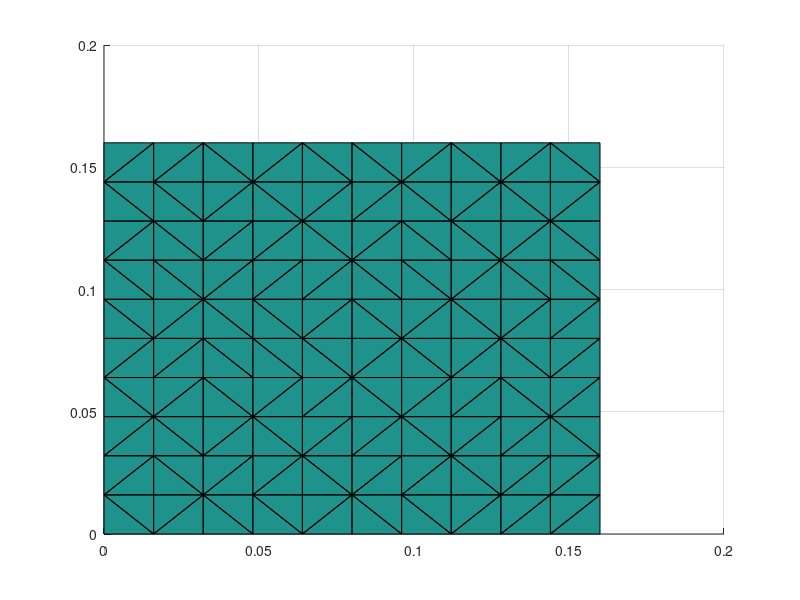

The MATLAB source for this figure: (Note: this script raises an error after producing the figure.)
%% Step 1: generate and plot mesh
clear all
[x,y,z]=ndgrid(0:.016:.16, 0:.016:.16,.09);
tri=delaunay(x,y);
p(:,1)=x(:); p(:,2)=y(:); p(:,3)=z(:);
trisurf(tri,p(:,1),p(:,2),p(:,3));
view(2)
clear x y z
%% Step 2: generate mesh data structures
addpath('./generateharmonics')
harmfile='tutorial_harmonics';
nlayers=1;
debug=1;
nke=30; %number of modes to store
generateharmonicsinputmeshtri(harmfile,nlayers,p,tri,debug,nke);
%% step 3: Run optimization
addpath('./optimize');
Ncc=10;%number of harmonics should be less than nke
depth=140;%depth in .1mm
energy=[60 100 150 200 250];%different energy levels
filename='testoptim'; %coil design filename
filenamesav=strcat(filename,'d',num2str(depth),'ncoils',num2str(Ncc));
designfile=strcat(filenamesav,'lmax30.mat');
ncoils = runoptiminoga(depth,energy,Ncc,harmfile,filename);
%% see tradeoffs
addpath('.\determinetradeoff');
[Wi,Si,peakJ]=anycoildeterminetradeoff_f(harmfile,designfile,140,Ncc);
%% step 4: Discretize coil
%get windings
Nwindings=10;
designid=3;
nlayers=1;
[xcoil,ycoil,zcoil,zzcoil,Fsym1,Fsym2,Att1,psym,t2psym...
    ]=getcoilwindings(harmfile,designfile,nlayers,designid,Nwindings,Ncc);
close all%plot windings
%resample coil at .1mm per segment and save
for i=1:numel(xcoil)
    hold on
    if sign(zzcoil{i})==1
plot3(xcoil{i},ycoil{i},zcoil{i},'blue','linewidth',2);
    else
plot3(xcoil{i},ycoil{i},zcoil{i},'red','linewidth',2);
    end
    
    
 for i=1:numel(xcoil)
    len=sqrt((xcoil{i}(2:1:end)-xcoil{i}(1:end-1)).^2+...
             (ycoil{i}(2:1:end)-ycoil{i}(1:end-1)).^2+...
             (zcoil{i}(2:1:end)-zcoil{i}(1:end-1)).^2);
         len=cumsum([0;len(:)]);
         len(end)
         N=ceil(len(end)/.0001);
    locs=0:len(end)/N:len(end);
     xcoil{i}=interp1(len,xcoil{i},locs,'linear');
     ycoil{i}=interp1(len,ycoil{i},locs,'linear');
     zcoil{i}=interp1(len,zcoil{i},locs,'linear');    
end
save('..\tutorialcoil.mat','xcoil','ycoil','zcoil','zzcoil','Fsym1')
end
axis equal
view(2)
%% step 5 plan out windings
%this only works with coils that are topologically equivalent to the
%standard fdtms coil.
addpath('./generatecoilmesh');
filename='./newcoilsp.mat';
outfile='testouts';
plansinglewindingside2(filename,outfile);

load(strcat(outfile,'_fdtmscoilsp.mat'),'rv','jv','tri','p','Jdc','R','Ldc');

%%
axis equal
Ldc=real(Ldc);
addpath('./ANAT_Sphere_code/');
[Xeval,Yeval,Zeval]=ndgrid(-.07:.001:.07,-.07:.001:.07,.05:.001:.07);
pt(:,1)=Xeval(:);
pt(:,2)=Yeval(:);
pt(:,3)=Zeval(:);
Efield=computefields(rv,Jdc,zeros(size(rv)),zeros(size(rv(:,1))),...
    1,25,.086,pt);

%
pt2(:,3)=.07:-.0001:.035;
pt2(:,2)=0;
pt2(:,1)=0;
Efield2=computefields(rv,Jdc,zeros(size(rv)),zeros(size(rv(:,1))),...
    1,25,.086,pt2);


Efield=real(Efield);
Efield2=real(Efield2);
plot(Efield2(:,2))
Ema2=sqrt(sum(Efield2.^2,2));
Ema=sqrt(sum(Efield.^2,2));
cur=100/max(Ema2);
Ema2=cur*Ema2;
Ema=cur*Ema;
r=sqrt(sum(pt.^2,2));
Ema(r>.07)=0;
D=(nnz(Ema2>=50)-1)/100;
V=nnz(Ema>=50)*(.1)^3;
S=V/D;
W=(cur/(2*pi*3000))^2*real(Ldc)/2;
W
Ldc
R
S
D
Z=R+1i*2*pi*3000*Ldc